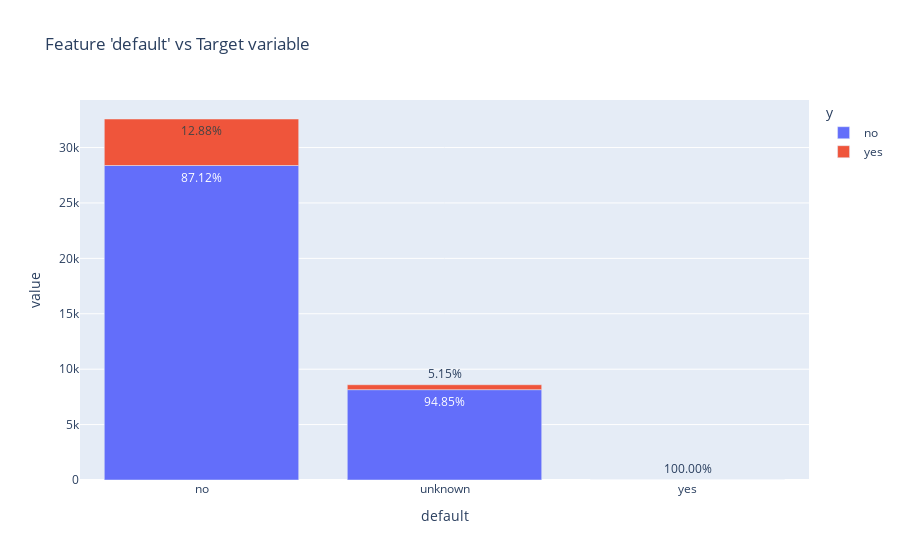

Notebook source saved alongside this figure:
### Code cell
cat_plot=pd.DataFrame(data.groupby('default')['y'].value_counts())
cat_plot['percentage']=data.groupby('default')['y'].value_counts().groupby(level=0).apply(lambda x: 100 *x/float(x.sum())).values
cat_plot.columns = ['count', 'percentage']
cat_plot.reset_index(level = ['y', 'default'],inplace=True)
fig=px.bar(cat_plot, x='default', y=['count'], color = 'y' ,text=cat_plot['percentage'].apply(lambda x: '{0:1.2f}%'.format(x)),title="Feature 'default' vs Target variable")
fig.show()

### Figure 1 — Plotly figure (JSON) as saved in the notebook; plotly's stock layout.template omitted (floating-point values rounded to 4 significant figures)
{"data": [{"alignmentgroup": "True", "hovertemplate": "y=no<br>default=%{x}<br>value=%{y}<br>text=%{text}<extra></extra>", "legendgroup": "no", "marker": {"color": "#636efa", "pattern": {"shape": ""}}, "name": "no", "offsetgroup": "no", "orientation": "v", "showlegend": true, "text": ["87.12%", "94.85%", "100.00%"], "textposition": "auto", "type": "bar", "x": ["no", "unknown", "yes"], "xaxis": "x", "y": [28381, 8153, 3], "yaxis": "y"}, {"alignmentgroup": "True", "hovertemplate": "y=yes<br>default=%{x}<br>value=%{y}<br>text=%{text}<extra></extra>", "legendgroup": "yes", "marker": {"color": "#EF553B", "pattern": {"shape": ""}}, "name": "yes", "offsetgroup": "yes", "orientation": "v", "showlegend": true, "text": ["12.88%", "5.15%"], "textposition": "auto", "type": "bar", "x": ["no", "unknown"], "xaxis": "x", "y": [4196, 443], "yaxis": "y"}], "layout": {"barmode": "relative", "legend": {"title": {"text": "y"}, "tracegroupgap": 0}, "title": {"text": "Feature 'default' vs Target variable"}, "xaxis": {"anchor": "y", "domain": [0, 1], "title": {"text": "default"}}, "yaxis": {"anchor": "x", "domain": [0, 1], "title": {"text": "value"}}}}
